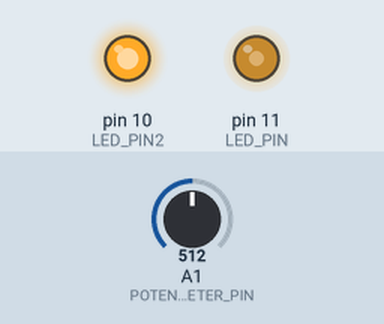
This sketch was run on a simulated Arduino Uno, built with avr-gcc and run on an emulated ATmega328P. Parts: output pins drawn as LEDs (lit = HIGH). The inputs (shaded band) are chosen by the test bench; at power-on: A1 (POTENTIOMETER_PIN) = 512.

Above: at 1.2 s.
1.3 s: A1 (POTENTIOMETER_PIN) set to 716
At 1.7 s:
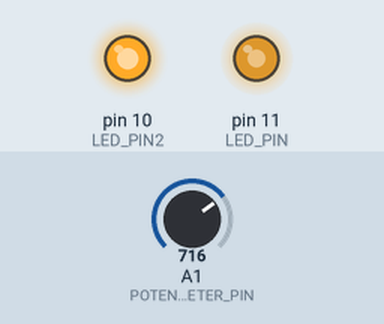
2.8 s: A1 (POTENTIOMETER_PIN) set to 900
At 4.0 s:
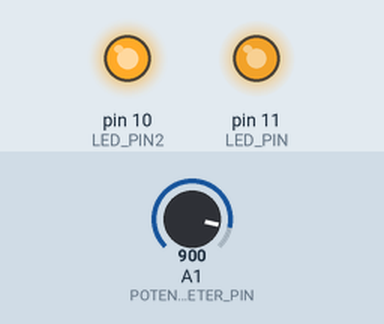
4.3 s: A1 (POTENTIOMETER_PIN) set to 122
At 5.2 s:
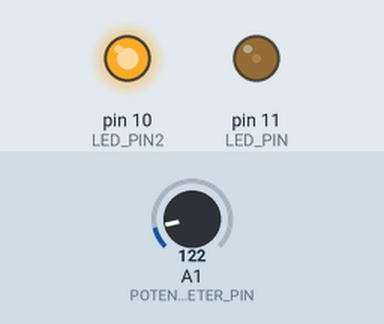
5.8 s: A1 (POTENTIOMETER_PIN) set to 0
At 6.3 s:
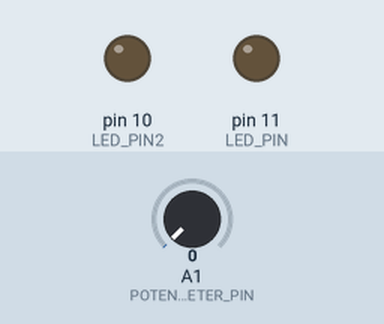
Timing chart, 0 to 8.3 s (numbered marks = the images above; inputs shaded):
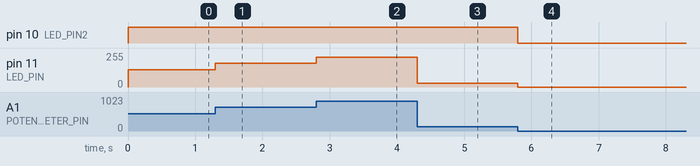

The sketch:

Job12.ino
```cpp
#define LED_PIN 11
#define LED_PIN2 10
#define POTENTIOMETER_PIN A1
void setup()
{
  pinMode(LED_PIN, OUTPUT);
  pinMode(LED_PIN2, OUTPUT);
}
void loop()
{
  int potentiometerValue = analogRead(POTENTIOMETER_PIN);
  int brightness = potentiometerValue / 4;
  analogWrite(LED_PIN, brightness);
  analogWrite(LED_PIN2, brightness*(-1));
}
```

job11.ino
```cpp

```

Measured:
- after the input at 1.3 s, pin 11 (LED_PIN): 128/255 → 179/255 at once
- after the input at 2.8 s, pin 11 (LED_PIN): 179/255 → 225/255 at once
- after the input at 4.3 s, pin 11 (LED_PIN): 225/255 → 30/255 at once
- after the input at 5.8 s, pin 10 (LED_PIN2): HIGH → LOW at once; pin 11 (LED_PIN): 30/255 → 0/255 at once
